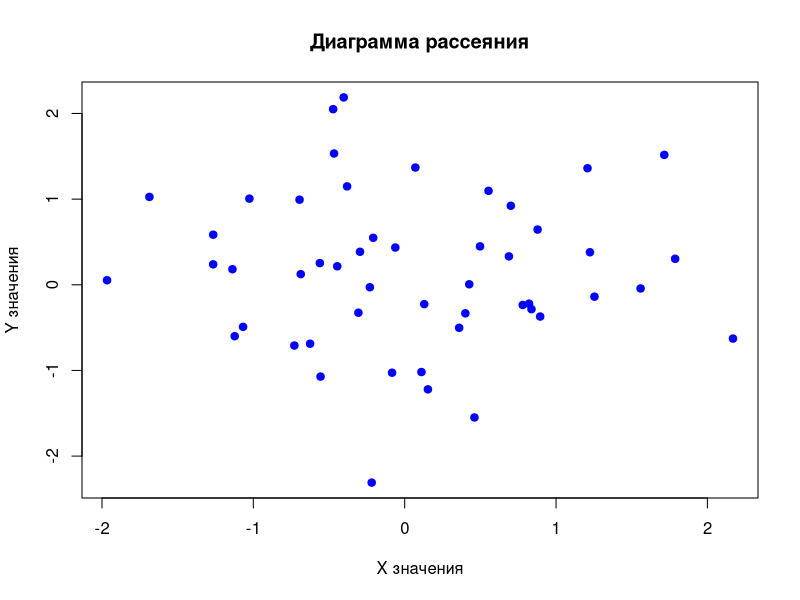
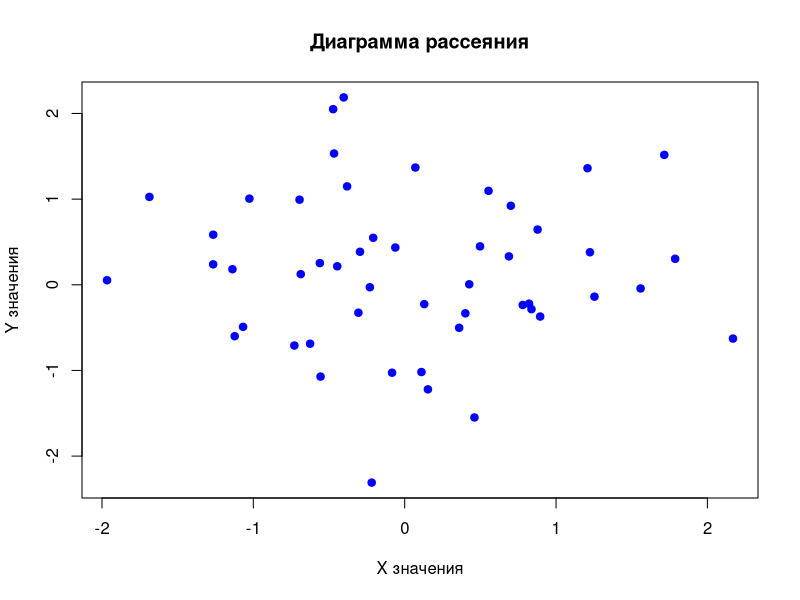

Reproduce these figures in R, in order.
# Скрипт R для построения диаграммы рассеяния и сохранения в файл

# Установка случайных данных
set.seed(123)  # Для воспроизводимости
x <- rnorm(50)
y <- rnorm(50)

# Создание диаграммы рассеяния
plot(x, y, 
     main = "Диаграмма рассеяния", 
     xlab = "X значения", 
     ylab = "Y значения",
     pch = 19,  # Тип точки
     col = "blue"  # Цвет точек
)

# Генерация случайного имени для выходного файла
random_name <- paste0("scatter_plot_", sample(10000:99999, 1), ".png")

# Сохранение диаграммы в файл
png(random_name)
plot(x, y, 
     main = "Диаграмма рассеяния", 
     xlab = "X значения", 
     ylab = "Y значения",
     pch = 19, 
     col = "blue"
)
dev.off()

cat("Диаграмма рассеяния сохранена в файл:", random_name, "\n")
